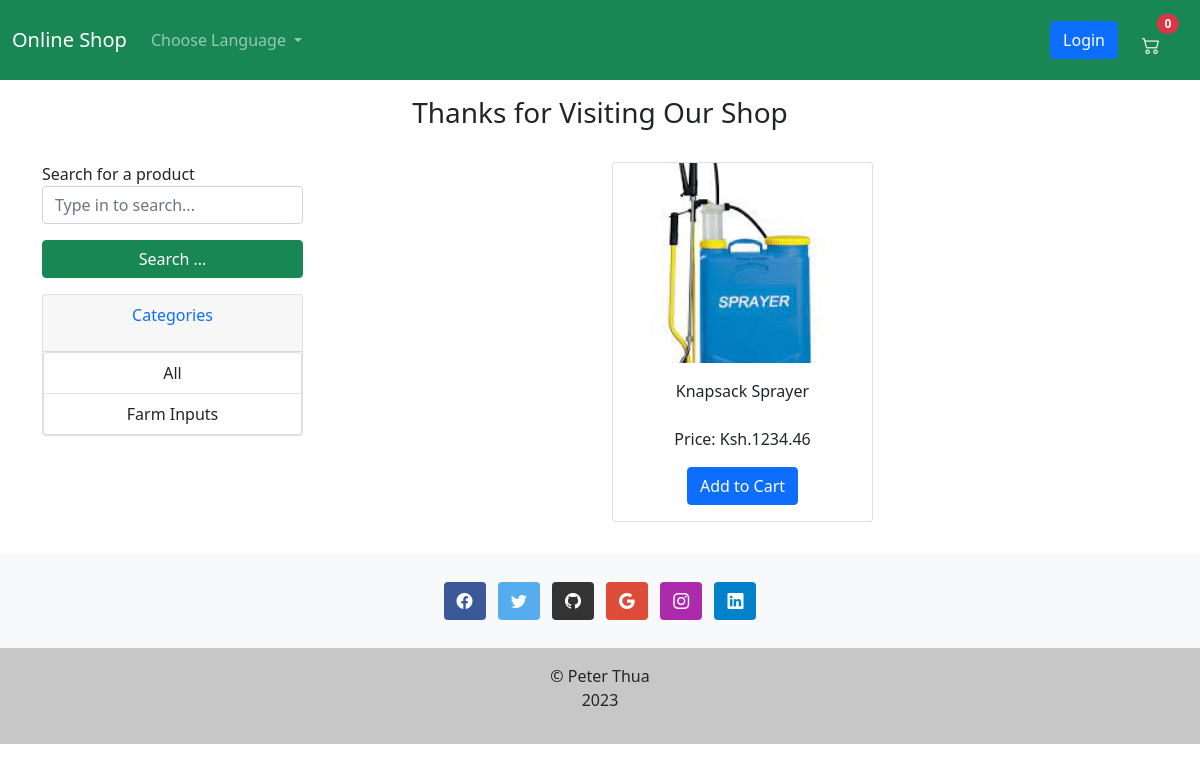
The page /en/ on the database its author committed.
### shop/models.py (models this page shows, shortened)
class Category(models.Model):
    name = models.CharField(_('name'), max_length=100)
    slug = AutoSlugField(populate_from='name')
    class Meta:
        verbose_name = _("Category")
        verbose_name_plural = _("Categories")

class Product(models.Model):
    category = models.ForeignKey(Category, on_delete=models.CASCADE, related_name='products',
                                 verbose_name=_('category'))
    title = models.CharField(_('Product Name'), max_length=100)
    slug = AutoSlugField(populate_from='title')
    image = ImageField(_('Image'), default='default.png', upload_to='products')
    description = models.TextField(_('description'))
    price = models.DecimalField(max_digits=10, decimal_places=2, verbose_name=_('price'))
    available = models.BooleanField(default=True, verbose_name=_('available'))
    created = models.DateTimeField(auto_now_add=True)
    updated = models.DateTimeField(auto_now=True)
    def get_image_url(self):
        if self.image:
            return self.image.url
        else:
            return ''
    def get_absolute_url(self):
        return reverse('shop:product_detail', args=[self.id, self.slug])
    class Meta:
        ordering = ['-created', ]
        verbose_name = _("Product")
        verbose_name_plural = _('Products')

### shop/views.py (the view)
# urls.py: path('', index, name='index'),
def index(request, category_slug=None):
    category = None
    categories = Category.objects.all()
    products = Product.objects.filter(available=True)
    search_query = ''
    if request.GET.get('search_product'):
        search_query = request.GET.get('search_product')
        products = products.filter(
            Q(title__icontains=search_query)
            | Q(description__icontains=search_query)
        )
    if category_slug:
        category = get_object_or_404(Category, slug=category_slug)
        products = products.filter(category=category)
    page = request.GET.get('page')
    paginator = Paginator(products, 6)
    try:
        products = paginator.page(page)
    except PageNotAnInteger:
        page = 1
        products = paginator.page(page)
    except EmptyPage:
        page = paginator.num_pages
        products = paginator.page(page)
    return render(request, 'shop/index.html', {
        'category': category,
        'categories': categories,
        'products': products,
        'query': search_query,
        'paginator':paginator,
    })

### shop/cart.py (called while the page is built)
    def __len__(self):
        return sum(item['quantity'] for item in self.basket.values())

### shop/context_processor.py (called while the page is built)
def basket(request):
    return {
        'basket': Basket(request)
    }

### shop/templates/shop/index.html (shortened to what this page needs)
{% extends 'base.html' %}
{% load i18n %}
{% block content %}
    <div class="row mt-3 mb-3 text-center">
        <div class="col-md-12">
            <P class="h3">{% trans "Thanks for Visiting Our Shop" %}</P>
        </div>
    </div>
    <div class="row mt-3 mb-3">
        <div class="col-md-3">
            <div class="mb-3">
                <form method="get" action="{% url 'shop:index' %}" id="product-search">
                    <label for="searchproduct">{% trans "Search for a product" %}</label>
                    <input type="text" name="search_product" class="form-control w-100"
                           id="searchproduct" placeholder="{% trans 'Type in to search...' %}" value="{{ query }}"
                    >
                    <input type="submit" class="btn btn-success mt-3 w-100" id="btnSearch"
                           value="{% trans 'Search ...' %}" required>
                </form>
            </div>
            <div>
                <div class="card">
                    <div class="card-header">
                        <p class="text-primary text-center">{% trans "Categories" %}</p>
                    </div>
                    <div class="card-body p-0 m-0 text-center border-0">
                        <ul class="list-group bottom-0">
                            <li class="list-group-item">
                                <a href="{% url 'shop:index' %}"
                                   class="text-decoration-none text-dark">{% trans "All" %}</a>
                            </li>
                            {% for category in categories %}
                                <li class="list-group-item">
                                    <a href="{% url 'shop:product_list_by_category' category.slug %}"
                                       class="text-decoration-none text-dark">
                                        {{ category.name }}
                                    </a>
                                </li>
                            {% empty %}
                                <p class="card-text">{% trans "No Categories Founds" %}</p>
                            {% endfor %}
                        </ul>
                    </div>
                </div>
            </div>
        </div>
        <div class="col-md-9">
            <div class="row justify-content-evenly">
                {% for product in products %}
                    <div class="col-md-4">
                        <div class="card mb-3">
                            <a href="{{ product.get_absolute_url }}">
                                <img src="{{ product.get_image_url }}" class="card-img-top" alt="{{ product.title }}">
                            </a>
                            <div class="card-body text-center text-dark">
                                <p class="card-text">
                                    {{ product.title }}
                                    <br>
                                    <br>
                                    {% trans "Price:" %} Ksh.{{ product.price|floatformat:"2" }}
                                </p>
                                <button class="btn btn-primary btnAddToCart"
                                        data-id="{{ product.id }}">{% trans 'Add to Cart' %}
                                </button>
                            </div>
                        </div>
                    </div>
                {% empty %}
                    <p class="text-dark text-center">{% trans "OOPS! No Products Founds" %}</p>
                {% endfor %}
            </div>
        </div>
    </div>
{% endblock %}

### shop/templates/shop/index.html (style rules this page uses)
.card-img-top { height: 200px; object-fit: cover; }

### rows shown on the page
Category: name "Farm Inputs"
Product: get_image_url (picture), title "Knapsack Sprayer", price "1234.46"

### other values the page prints
{{ basket|length }} "0"
